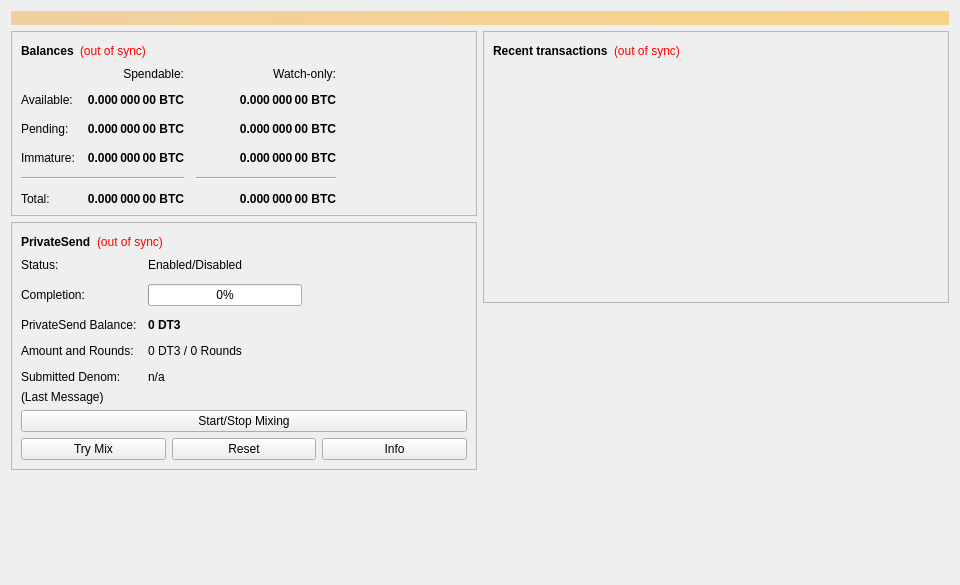
<?xml version="1.0" encoding="UTF-8"?>
<ui version="4.0">
 <class>OverviewPage</class>
 <widget class="QWidget" name="OverviewPage">
  <property name="geometry">
   <rect>
    <x>0</x>
    <y>0</y>
    <width>960</width>
    <height>585</height>
   </rect>
  </property>
  <property name="minimumSize">
   <size>
    <width>960</width>
    <height>0</height>
   </size>
  </property>
  <property name="windowTitle">
   <string>Form</string>
  </property>
  <layout class="QVBoxLayout" name="topLayout">
   <item>
    <widget class="QLabel" name="labelAlerts">
     <property name="visible">
      <bool>false</bool>
     </property>
     <property name="styleSheet">
      <string notr="true">QLabel { background-color: qlineargradient(x1: 0, y1: 0, x2: 1, y2: 0, stop:0 #F0D0A0, stop:1 #F8D488); color:#000000; }</string>
     </property>
     <property name="wordWrap">
      <bool>true</bool>
     </property>
     <property name="margin">
      <number>3</number>
     </property>
     <property name="textInteractionFlags">
      <set>Qt::TextSelectableByMouse</set>
     </property>
    </widget>
   </item>
   <item>
    <layout class="QHBoxLayout" name="horizontalLayout" stretch="1,1">
     <item>
      <layout class="QVBoxLayout" name="verticalLayout_2">
       <item>
        <widget class="QFrame" name="frame">
         <property name="frameShape">
          <enum>QFrame::StyledPanel</enum>
         </property>
         <property name="frameShadow">
          <enum>QFrame::Raised</enum>
         </property>
         <layout class="QVBoxLayout" name="verticalLayout_4">
          <item>
           <layout class="QHBoxLayout" name="horizontalLayout_4">
            <item>
             <widget class="QLabel" name="label_5">
              <property name="font">
               <font>
                <weight>75</weight>
                <bold>true</bold>
               </font>
              </property>
              <property name="text">
               <string>Balances</string>
              </property>
             </widget>
            </item>
            <item>
             <widget class="QLabel" name="labelWalletStatus">
              <property name="toolTip">
               <string>The displayed information may be out of date. Your wallet automatically synchronizes with the DreamTeam3 network after a connection is established, but this process has not completed yet.</string>
              </property>
              <property name="styleSheet">
               <string notr="true">QLabel { color: red; }</string>
              </property>
              <property name="text">
               <string notr="true">(out of sync)</string>
              </property>
              <property name="alignment">
               <set>Qt::AlignLeading|Qt::AlignLeft|Qt::AlignVCenter</set>
              </property>
             </widget>
            </item>
            <item>
             <spacer name="horizontalSpacer_3">
              <property name="orientation">
               <enum>Qt::Horizontal</enum>
              </property>
              <property name="sizeHint" stdset="0">
               <size>
                <width>40</width>
                <height>20</height>
               </size>
              </property>
             </spacer>
            </item>
           </layout>
          </item>
          <item>
           <layout class="QGridLayout" name="gridLayout">
            <property name="spacing">
             <number>12</number>
            </property>
            <item row="2" column="2">
             <widget class="QLabel" name="labelWatchPending">
              <property name="font">
               <font>
                <weight>75</weight>
                <bold>true</bold>
               </font>
              </property>
              <property name="cursor">
               <cursorShape>IBeamCursor</cursorShape>
              </property>
              <property name="toolTip">
               <string>Unconfirmed transactions to watch-only addresses</string>
              </property>
              <property name="text">
               <string notr="true">0.000 000 00 BTC</string>
              </property>
              <property name="alignment">
               <set>Qt::AlignRight|Qt::AlignTrailing|Qt::AlignVCenter</set>
              </property>
              <property name="textInteractionFlags">
               <set>Qt::LinksAccessibleByMouse|Qt::TextSelectableByKeyboard|Qt::TextSelectableByMouse</set>
              </property>
             </widget>
            </item>
            <item row="2" column="1">
             <widget class="QLabel" name="labelUnconfirmed">
              <property name="font">
               <font>
                <weight>75</weight>
                <bold>true</bold>
               </font>
              </property>
              <property name="cursor">
               <cursorShape>IBeamCursor</cursorShape>
              </property>
              <property name="toolTip">
               <string>Total of transactions that have yet to be confirmed, and do not yet count toward the spendable balance</string>
              </property>
              <property name="text">
               <string notr="true">0.000 000 00 BTC</string>
              </property>
              <property name="alignment">
               <set>Qt::AlignRight|Qt::AlignTrailing|Qt::AlignVCenter</set>
              </property>
              <property name="textInteractionFlags">
               <set>Qt::LinksAccessibleByMouse|Qt::TextSelectableByKeyboard|Qt::TextSelectableByMouse</set>
              </property>
             </widget>
            </item>
            <item row="3" column="2">
             <widget class="QLabel" name="labelWatchImmature">
              <property name="font">
               <font>
                <weight>75</weight>
                <bold>true</bold>
               </font>
              </property>
              <property name="cursor">
               <cursorShape>IBeamCursor</cursorShape>
              </property>
              <property name="toolTip">
               <string>Mined balance in watch-only addresses that has not yet matured</string>
              </property>
              <property name="text">
               <string notr="true">0.000 000 00 BTC</string>
              </property>
              <property name="alignment">
               <set>Qt::AlignRight|Qt::AlignTrailing|Qt::AlignVCenter</set>
              </property>
              <property name="textInteractionFlags">
               <set>Qt::LinksAccessibleByMouse|Qt::TextSelectableByKeyboard|Qt::TextSelectableByMouse</set>
              </property>
             </widget>
            </item>
            <item row="4" column="0" colspan="2">
             <widget class="Line" name="lineSpendableBalance">
              <property name="orientation">
               <enum>Qt::Horizontal</enum>
              </property>
             </widget>
            </item>
            <item row="4" column="2">
             <widget class="Line" name="lineWatchBalance">
              <property name="sizePolicy">
               <sizepolicy hsizetype="Preferred" vsizetype="Fixed">
                <horstretch>0</horstretch>
                <verstretch>0</verstretch>
               </sizepolicy>
              </property>
              <property name="minimumSize">
               <size>
                <width>140</width>
                <height>0</height>
               </size>
              </property>
              <property name="orientation">
               <enum>Qt::Horizontal</enum>
              </property>
             </widget>
            </item>
            <item row="5" column="0">
             <widget class="QLabel" name="labelTotalText">
              <property name="text">
               <string>Total:</string>
              </property>
             </widget>
            </item>
            <item row="3" column="1">
             <widget class="QLabel" name="labelImmature">
              <property name="font">
               <font>
                <weight>75</weight>
                <bold>true</bold>
               </font>
              </property>
              <property name="cursor">
               <cursorShape>IBeamCursor</cursorShape>
              </property>
              <property name="toolTip">
               <string>Mined balance that has not yet matured</string>
              </property>
              <property name="text">
               <string notr="true">0.000 000 00 BTC</string>
              </property>
              <property name="alignment">
               <set>Qt::AlignRight|Qt::AlignTrailing|Qt::AlignVCenter</set>
              </property>
              <property name="textInteractionFlags">
               <set>Qt::LinksAccessibleByMouse|Qt::TextSelectableByKeyboard|Qt::TextSelectableByMouse</set>
              </property>
             </widget>
            </item>
            <item row="2" column="3">
             <spacer name="horizontalSpacer_2">
              <property name="orientation">
               <enum>Qt::Horizontal</enum>
              </property>
              <property name="sizeHint" stdset="0">
               <size>
                <width>40</width>
                <height>20</height>
               </size>
              </property>
             </spacer>
            </item>
            <item row="3" column="0">
             <widget class="QLabel" name="labelImmatureText">
              <property name="text">
               <string>Immature:</string>
              </property>
             </widget>
            </item>
            <item row="5" column="1">
             <widget class="QLabel" name="labelTotal">
              <property name="font">
               <font>
                <weight>75</weight>
                <bold>true</bold>
               </font>
              </property>
              <property name="cursor">
               <cursorShape>IBeamCursor</cursorShape>
              </property>
              <property name="toolTip">
               <string>Your current total balance</string>
              </property>
              <property name="text">
               <string notr="true">0.000 000 00 BTC</string>
              </property>
              <property name="alignment">
               <set>Qt::AlignRight|Qt::AlignTrailing|Qt::AlignVCenter</set>
              </property>
              <property name="textInteractionFlags">
               <set>Qt::LinksAccessibleByMouse|Qt::TextSelectableByKeyboard|Qt::TextSelectableByMouse</set>
              </property>
             </widget>
            </item>
            <item row="5" column="2">
             <widget class="QLabel" name="labelWatchTotal">
              <property name="font">
               <font>
                <weight>75</weight>
                <bold>true</bold>
               </font>
              </property>
              <property name="cursor">
               <cursorShape>IBeamCursor</cursorShape>
              </property>
              <property name="toolTip">
               <string>Current total balance in watch-only addresses</string>
              </property>
              <property name="text">
               <string notr="true">0.000 000 00 BTC</string>
              </property>
              <property name="alignment">
               <set>Qt::AlignRight|Qt::AlignTrailing|Qt::AlignVCenter</set>
              </property>
              <property name="textInteractionFlags">
               <set>Qt::LinksAccessibleByMouse|Qt::TextSelectableByKeyboard|Qt::TextSelectableByMouse</set>
              </property>
             </widget>
            </item>
            <item row="0" column="2">
             <widget class="QLabel" name="labelWatchonly">
              <property name="text">
               <string>Watch-only:</string>
              </property>
              <property name="alignment">
               <set>Qt::AlignRight|Qt::AlignTrailing|Qt::AlignVCenter</set>
              </property>
             </widget>
            </item>
            <item row="1" column="0">
             <widget class="QLabel" name="labelBalanceText">
              <property name="text">
               <string>Available:</string>
              </property>
             </widget>
            </item>
            <item row="1" column="1">
             <widget class="QLabel" name="labelBalance">
              <property name="font">
               <font>
                <weight>75</weight>
                <bold>true</bold>
               </font>
              </property>
              <property name="cursor">
               <cursorShape>IBeamCursor</cursorShape>
              </property>
              <property name="toolTip">
               <string>Your current spendable balance</string>
              </property>
              <property name="text">
               <string notr="true">0.000 000 00 BTC</string>
              </property>
              <property name="alignment">
               <set>Qt::AlignRight|Qt::AlignTrailing|Qt::AlignVCenter</set>
              </property>
              <property name="textInteractionFlags">
               <set>Qt::LinksAccessibleByMouse|Qt::TextSelectableByKeyboard|Qt::TextSelectableByMouse</set>
              </property>
             </widget>
            </item>
            <item row="1" column="2">
             <widget class="QLabel" name="labelWatchAvailable">
              <property name="font">
               <font>
                <weight>75</weight>
                <bold>true</bold>
               </font>
              </property>
              <property name="cursor">
               <cursorShape>IBeamCursor</cursorShape>
              </property>
              <property name="toolTip">
               <string>Your current balance in watch-only addresses</string>
              </property>
              <property name="text">
               <string notr="true">0.000 000 00 BTC</string>
              </property>
              <property name="alignment">
               <set>Qt::AlignRight|Qt::AlignTrailing|Qt::AlignVCenter</set>
              </property>
              <property name="textInteractionFlags">
               <set>Qt::LinksAccessibleByMouse|Qt::TextSelectableByKeyboard|Qt::TextSelectableByMouse</set>
              </property>
             </widget>
            </item>
            <item row="2" column="0">
             <widget class="QLabel" name="labelPendingText">
              <property name="text">
               <string>Pending:</string>
              </property>
             </widget>
            </item>
            <item row="0" column="1">
             <widget class="QLabel" name="labelSpendable">
              <property name="text">
               <string>Spendable:</string>
              </property>
              <property name="alignment">
               <set>Qt::AlignRight|Qt::AlignTrailing|Qt::AlignVCenter</set>
              </property>
             </widget>
            </item>
           </layout>
          </item>
         </layout>
        </widget>
       </item>
       <item>
        <widget class="QFrame" name="framePrivateSend">
         <property name="layoutDirection">
          <enum>Qt::LeftToRight</enum>
         </property>
         <property name="frameShape">
          <enum>QFrame::StyledPanel</enum>
         </property>
         <property name="frameShadow">
          <enum>QFrame::Raised</enum>
         </property>
         <layout class="QVBoxLayout" name="VerticalLayout_PS1">
          <item>
           <layout class="QHBoxLayout" name="horizontalLayout_5">
            <item>
             <widget class="QLabel" name="labelPrivateSendHeader">
              <property name="font">
               <font>
                <weight>75</weight>
                <bold>true</bold>
               </font>
              </property>
              <property name="text">
               <string>PrivateSend</string>
              </property>
             </widget>
            </item>
            <item>
             <widget class="QLabel" name="labelPrivateSendSyncStatus">
              <property name="toolTip">
               <string>The displayed information may be out of date. Your wallet automatically synchronizes with the DreamTeam3 network after a connection is established, but this process has not completed yet.</string>
              </property>
              <property name="styleSheet">
               <string notr="true">QLabel { color: red; }</string>
              </property>
              <property name="text">
               <string notr="true">(out of sync)</string>
              </property>
              <property name="alignment">
               <set>Qt::AlignLeading|Qt::AlignLeft|Qt::AlignVCenter</set>
              </property>
             </widget>
            </item>
            <item>
             <spacer name="horizontalSpacer_4">
              <property name="orientation">
               <enum>Qt::Horizontal</enum>
              </property>
              <property name="sizeHint" stdset="0">
               <size>
                <width>40</width>
                <height>20</height>
               </size>
              </property>
             </spacer>
            </item>
           </layout>
          </item>
          <item>
           <layout class="QFormLayout" name="privateSendFormLayout">
            <property name="fieldGrowthPolicy">
             <enum>QFormLayout::AllNonFixedFieldsGrow</enum>
            </property>
            <property name="horizontalSpacing">
             <number>11</number>
            </property>
            <property name="verticalSpacing">
             <number>12</number>
            </property>
            <item row="0" column="0">
             <widget class="QLabel" name="labelPrivateSendEnabledText">
              <property name="text">
               <string>Status:</string>
              </property>
             </widget>
            </item>
            <item row="0" column="1">
             <widget class="QLabel" name="labelPrivateSendEnabled">
              <property name="text">
               <string>Enabled/Disabled</string>
              </property>
             </widget>
            </item>
            <item row="1" column="0">
             <widget class="QLabel" name="labelCompletitionText">
              <property name="text">
               <string>Completion:</string>
              </property>
             </widget>
            </item>
            <item row="1" column="1">
             <widget class="QProgressBar" name="privateSendProgress">
              <property name="maximumSize">
               <size>
                <width>154</width>
                <height>16777215</height>
               </size>
              </property>
              <property name="value">
               <number>0</number>
              </property>
             </widget>
            </item>
            <item row="2" column="0">
             <widget class="QLabel" name="labelAnonymizedText">
              <property name="text">
               <string>PrivateSend Balance:</string>
              </property>
             </widget>
            </item>
            <item row="2" column="1">
             <widget class="QLabel" name="labelAnonymized">
              <property name="font">
               <font>
                <weight>75</weight>
                <bold>true</bold>
               </font>
              </property>
              <property name="text">
               <string notr="true">0 DT3</string>
              </property>
             </widget>
            </item>
            <item row="3" column="0">
             <widget class="QLabel" name="labelAmountAndRoundsText">
              <property name="text">
               <string>Amount and Rounds:</string>
              </property>
             </widget>
            </item>
            <item row="3" column="1">
             <widget class="QLabel" name="labelAmountRounds">
              <property name="text">
               <string>0 DT3 / 0 Rounds</string>
              </property>
             </widget>
            </item>
            <item row="4" column="0">
             <widget class="QLabel" name="labelSubmittedDenomText">
              <property name="text">
               <string>Submitted Denom:</string>
              </property>
             </widget>
            </item>
            <item row="4" column="1">
             <widget class="QLabel" name="labelSubmittedDenom">
              <property name="toolTip">
               <string>The denominations you submitted to the Masternode.&lt;br&gt;To mix, other users must submit the exact same denominations.</string>
              </property>
              <property name="text">
               <string>n/a</string>
              </property>
             </widget>
            </item>
           </layout>
          </item>
          <item>
           <layout class="QVBoxLayout" name="VerticalLayout_PS">
            <item>
             <widget class="QLabel" name="labelPrivateSendLastMessage">
              <property name="text">
               <string>(Last Message)</string>
              </property>
              <property name="alignment">
               <set>Qt::AlignLeading|Qt::AlignLeft|Qt::AlignTop</set>
              </property>
              <property name="wordWrap">
               <bool>true</bool>
              </property>
             </widget>
            </item>
            <item>
             <widget class="QPushButton" name="togglePrivateSend">
              <property name="sizePolicy">
               <sizepolicy hsizetype="MinimumExpanding" vsizetype="Fixed">
                <horstretch>0</horstretch>
                <verstretch>0</verstretch>
               </sizepolicy>
              </property>
              <property name="text">
               <string>Start/Stop Mixing</string>
              </property>
             </widget>
            </item>
            <item>
             <layout class="QHBoxLayout" name="horizontalLayout_debugbuttons">
              <item>
               <widget class="QPushButton" name="privateSendAuto">
                <property name="sizePolicy">
                 <sizepolicy hsizetype="MinimumExpanding" vsizetype="Fixed">
                  <horstretch>0</horstretch>
                  <verstretch>0</verstretch>
                 </sizepolicy>
                </property>
                <property name="toolTip">
                 <string>Try to manually submit a PrivateSend request.</string>
                </property>
                <property name="text">
                 <string>Try Mix</string>
                </property>
               </widget>
              </item>
              <item>
               <widget class="QPushButton" name="privateSendReset">
                <property name="sizePolicy">
                 <sizepolicy hsizetype="MinimumExpanding" vsizetype="Fixed">
                  <horstretch>0</horstretch>
                  <verstretch>0</verstretch>
                 </sizepolicy>
                </property>
                <property name="toolTip">
                 <string>Reset the current status of PrivateSend (can interrupt PrivateSend if it's in the process of Mixing, which can cost you money!)</string>
                </property>
                <property name="autoFillBackground">
                 <bool>false</bool>
                </property>
                <property name="text">
                 <string>Reset</string>
                </property>
               </widget>
              </item>
              <item>
               <widget class="QPushButton" name="privateSendInfo">
                <property name="sizePolicy">
                 <sizepolicy hsizetype="MinimumExpanding" vsizetype="Fixed">
                  <horstretch>0</horstretch>
                  <verstretch>0</verstretch>
                 </sizepolicy>
                </property>
                <property name="toolTip">
                 <string>Information about PrivateSend and Mixing</string>
                </property>
                <property name="text">
                 <string>Info</string>
                </property>
               </widget>
              </item>
             </layout>
            </item>
           </layout>
          </item>
         </layout>
        </widget>
       </item>
       <item>
        <spacer name="verticalSpacer">
         <property name="orientation">
          <enum>Qt::Vertical</enum>
         </property>
         <property name="sizeHint" stdset="0">
          <size>
           <width>20</width>
           <height>40</height>
          </size>
         </property>
        </spacer>
       </item>
      </layout>
     </item>
     <item>
      <layout class="QVBoxLayout" name="verticalLayout_3">
       <item>
        <widget class="QFrame" name="frame_2">
         <property name="frameShape">
          <enum>QFrame::StyledPanel</enum>
         </property>
         <property name="frameShadow">
          <enum>QFrame::Raised</enum>
         </property>
         <layout class="QVBoxLayout" name="verticalLayout">
          <item>
           <layout class="QHBoxLayout" name="horizontalLayout_2">
            <item>
             <widget class="QLabel" name="label_4">
              <property name="font">
               <font>
                <weight>75</weight>
                <bold>true</bold>
               </font>
              </property>
              <property name="text">
               <string>Recent transactions</string>
              </property>
             </widget>
            </item>
            <item>
             <widget class="QLabel" name="labelTransactionsStatus">
              <property name="toolTip">
               <string>The displayed information may be out of date. Your wallet automatically synchronizes with the DreamTeam3 network after a connection is established, but this process has not completed yet.</string>
              </property>
              <property name="styleSheet">
               <string notr="true">QLabel { color: red; }</string>
              </property>
              <property name="text">
               <string notr="true">(out of sync)</string>
              </property>
              <property name="alignment">
               <set>Qt::AlignLeading|Qt::AlignLeft|Qt::AlignVCenter</set>
              </property>
             </widget>
            </item>
            <item>
             <spacer name="horizontalSpacer">
              <property name="orientation">
               <enum>Qt::Horizontal</enum>
              </property>
              <property name="sizeHint" stdset="0">
               <size>
                <width>40</width>
                <height>20</height>
               </size>
              </property>
             </spacer>
            </item>
           </layout>
          </item>
          <item>
           <widget class="QListView" name="listTransactions">
            <property name="styleSheet">
             <string notr="true">QListView { background: transparent; }</string>
            </property>
            <property name="frameShape">
             <enum>QFrame::NoFrame</enum>
            </property>
            <property name="verticalScrollBarPolicy">
             <enum>Qt::ScrollBarAlwaysOff</enum>
            </property>
            <property name="horizontalScrollBarPolicy">
             <enum>Qt::ScrollBarAlwaysOff</enum>
            </property>
            <property name="selectionMode">
             <enum>QAbstractItemView::NoSelection</enum>
            </property>
           </widget>
          </item>
         </layout>
        </widget>
       </item>
       <item>
        <spacer name="verticalSpacer_2">
         <property name="orientation">
          <enum>Qt::Vertical</enum>
         </property>
         <property name="sizeHint" stdset="0">
          <size>
           <width>20</width>
           <height>40</height>
          </size>
         </property>
        </spacer>
       </item>
      </layout>
     </item>
    </layout>
   </item>
  </layout>
 </widget>
 <resources/>
 <connections/>
</ui>
